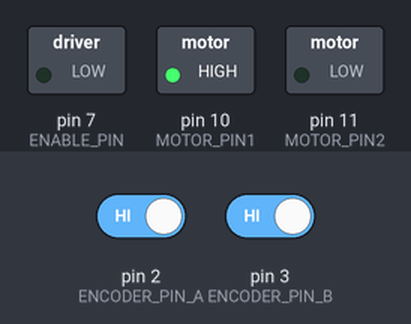
Recording of a sketch running on a simulated Arduino Uno, built with avr-gcc and run on an emulated ATmega328P. On the bench: switched loads named in the sketch (green lamp = pin HIGH). Inputs (shaded band) come from the test bench; at power-on: pin 2 (ENCODER_PIN_A) HIGH, pin 3 (ENCODER_PIN_B) HIGH. What the sketch prints to the serial monitor is not drawn.

Above: at 0.1 s.
Timing chart, 0 to 1.6 s (numbered marks = the images above):
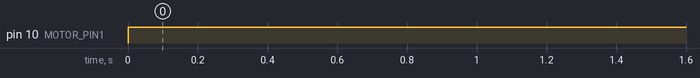

Measured:
- by itself, pin 10 (MOTOR_PIN1): LOW → HIGH at 0.00 s

The sketch:

testvalidmot.ino
```cpp
// Definições de pinos e constantes
// motorPin e enablePin: Controlam a direção e a velocidade do motor.
// encoderPin: Leem os pulsos do encoder.
// encoderPos: Armazena a posição do encoder (em pulsos).
// desiredAngle: Ângulo desejado para o motor.
// Kp: Constante do controlador proporcional.
// controlSignal: Sinal de controle para o motor.
#define MOTOR_PIN1 10  // IN1 no L298N
#define MOTOR_PIN2 11  // IN2 no L298N
#define ENABLE_PIN 7 // ENA no L298N
#define ENCODER_PIN_A 2
#define ENCODER_PIN_B 3
#define PULSES_PER_REVOLUTION 360
#define CONTROL_LOOP_DELAY 10

// Variáveis de controle
volatile int estado,estadoac,contadore = 0;
volatile float encoderPos = 0; //Armazena a posição do encoder em termos de pulsos.
const float desiredAngle = 15; // Ângulo desejado em graus
const float Kp = 4.5,cona = 0.09; // Constante proporcional
float controlSignal = 0;

void encoderISR() {  //encoderISR(): Atualiza encoderPos com base nos sinais do encoder.
if((digitalRead(ENCODER_PIN_A)==HIGH)&&(digitalRead(ENCODER_PIN_B)==HIGH))estadoac=1;
    if((digitalRead(ENCODER_PIN_A)==LOW)&&(digitalRead(ENCODER_PIN_B)==HIGH))estadoac=4;
    if((digitalRead(ENCODER_PIN_A)==LOW)&&(digitalRead(ENCODER_PIN_B)==LOW))estadoac=3;
    if((digitalRead(ENCODER_PIN_A)==HIGH)&&(digitalRead(ENCODER_PIN_B)==LOW))estadoac=2;
     switch(estadoac){
      case 1:{
        if(estado==2){contadore++;}
        if(estado==4){contadore--;}
        break;
        }
      case 2:{
        if(estado==3){contadore++;}
        if(estado==1){contadore--;}
        break;
        }
      case 3:{
        if(estado==4){contadore++;}
        if(estado==2){contadore--;}
        break;
        }
      case 4:{
        if(estado==1){contadore++;}
        if(estado==3){contadore--;}
        break;
        }
      }
    estado=estadoac;
    //ang=contadore*(cona+pi);
    encoderPos=contadore*cona;
}


// pinMode: Configura os pinos como entrada ou saída.
void setup() {
  pinMode(MOTOR_PIN1, OUTPUT);
  pinMode(MOTOR_PIN2, OUTPUT);
  pinMode(ENABLE_PIN, OUTPUT);
  pinMode(ENCODER_PIN_A, INPUT_PULLUP);
  pinMode(ENCODER_PIN_B, INPUT_PULLUP);

  // attachInterrupt: Configura interrupções para os pinos do encoder.
  attachInterrupt(digitalPinToInterrupt(ENCODER_PIN_A), encoderISR, CHANGE);
  attachInterrupt(digitalPinToInterrupt(ENCODER_PIN_B), encoderISR, CHANGE);
    if((digitalRead(ENCODER_PIN_A)==HIGH)&&(digitalRead(ENCODER_PIN_B)==HIGH))estado=1;
    if((digitalRead(ENCODER_PIN_A)==LOW)&&(digitalRead(ENCODER_PIN_B)==HIGH))estado=2;
    if((digitalRead(ENCODER_PIN_A)==LOW)&&(digitalRead(ENCODER_PIN_B)==LOW))estado=3;
    if((digitalRead(ENCODER_PIN_A)==HIGH)&&(digitalRead(ENCODER_PIN_B)==LOW))estado=4;

// Serial.begin(9600): Inicializa a comunicação serial.
  Serial.begin(9600);
}


void loop() {
  float currentAngle = encoderPos;  //currentAngle = calculateAngle(currentPosition): Calcula o ângulo atual do motor.
  //Serial.println(encoderPos);
  float error = desiredAngle - currentAngle;  //error = desiredAngle - currentAngle: Calcula o erro entre o ângulo desejado e o atual.
  Serial.print(millis());
  Serial.print("_");
  Serial.println( currentAngle);
  //Serial.println(error);
  controlSignal = Kp * error;  //controlSignal = Kp * error: Calcula o sinal de controle proporcional ao erro.

  controlSignal = constrain(controlSignal, -255, 255);  //controlSignal = constrain(controlSignal, -255, 255): Limita o sinal de controle para o intervalo do PWM.

  if (controlSignal > 0) {
    digitalWrite(MOTOR_PIN1, HIGH);  //digitalWrite(): Define a direção do motor com base no sinal de controle.
    digitalWrite(MOTOR_PIN2, LOW);
  } else {
    digitalWrite(MOTOR_PIN1, LOW);
    digitalWrite(MOTOR_PIN2, HIGH);
  }
  analogWrite(ENABLE_PIN, abs(controlSignal));  //analogWrite(enablePin, abs(controlSignal)): Aplica o sinal de controle ao motor.

  delay(CONTROL_LOOP_DELAY);  //delay(100): Aguarda 100 ms antes de repetir o loop.
}


// pulsesPerRevolution: Número de pulsos por revolução do encoder. Ajuste este valor de acordo com o seu encoder.
```
